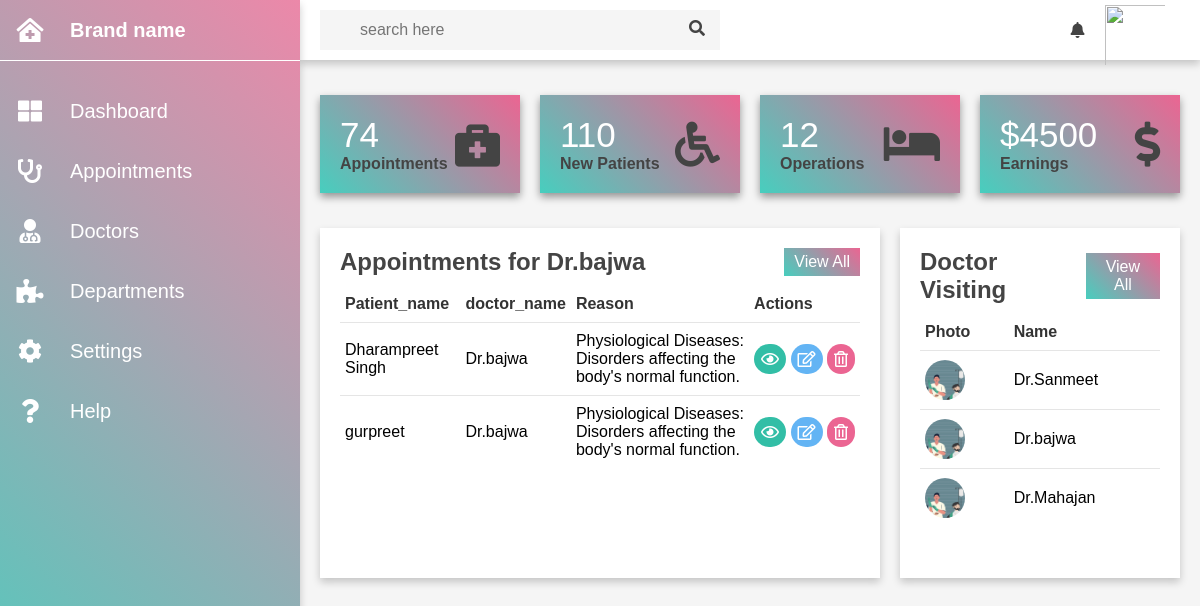
Screenshot of /dashboard (signed in) with the database file from the repository.
### patient/models.py (models this page shows, shortened)
class Appointment(models.Model):
    docId = models.ForeignKey(Doctor, on_delete=models.CASCADE)
    userId = models.ForeignKey(User, on_delete=models.CASCADE)
    date = models.DateField()
    reason = models.TextField(max_length=550)
    age = models.IntegerField()
    name = models.TextField()
    gender = models.TextField()
    email = models.EmailField(max_length=254)
    phone_number = models.CharField(max_length=15)

### patient/views.py (the view)
# urls.py: path("dashboard", views.dashboard),
def dashboard(request):
    context = {
        "doctors" : [] , "appointments" : [],
        "name": request.user.username
    }
    all_doctors = Doctor.objects.all()
    for doctor in all_doctors:
        temp = {
            "name" : doctor.userId.username,
        }
        context["doctors"].append(temp)
    all_appointments = Appointment.objects.filter(docId__userId_id = request.user.id)
    for appointment in all_appointments:
        temp = {
            "doctor_name" : f"{appointment.docId.userId.username}",
            "date": appointment.date,
            "reason": appointment.reason,
            "patient_name": appointment.name,
            "patient_age" : appointment.age,
            "patient_gender" : appointment.gender,
            "patient_email" : appointment.email,
            "patient_phone" : appointment.phone_number
        }
        context['appointments'].append(temp)
    return render(request, "dashboard.html", context)

### patient/templates/dashboard.html (shortened to what this page needs)
<!DOCTYPE html>
{% load static %}
<html lang="en">
<head>
    <link rel="stylesheet" href="{% static 'patient\dashboard.css' %}">
    <link rel="stylesheet" href="https://use.fontawesome.com/releases/v5.15.4/css/all.css"/>
</head>
<body>
    <div class="container">
        <div class="sidebar">
            <ul>
                <li>
                    <a href="#">
                        <i class="fas fa-clinic-medical"></i>
                        <div class="title">Brand name</div>
                    </a>
                </li>
                <li>
                    <a href="#">
                        <i class="fas fa-th-large"></i>
                        <div class="title">Dashboard</div>
                    </a>
                </li>
                <li>
                    <a href="Appointments">
                        <i class="fas fa-stethoscope"></i>
                        <div class="title">Appointments</div>
                    </a>
                </li>
                <li>
                    <a href="#">
                        <i class="fas fa-user-md"></i>
                        <div class="title">Doctors</div>
                    </a>
                </li>
                <li>
                    <a href="#">
                        <i class="fas fa-puzzle-piece"></i>
                        <div class="title">Departments</div>
                    </a>
                </li>
                <li>
                    <a href="#">
                        <i class="fas fa-cog"></i>
                        <div class="title">Settings</div>
                    </a>
                </li>
                <li>
                    <a href="#">
                        <i class="fas fa-question"></i>
                        <div class="title">Help</div>
                    </a>
                </li>
            </ul>
        </div>
        <div class="main">
            <div class="top-bar">
                <div class="search">
                    <input type="text" name="search" placeholder="search here">
                    <label for="search"><i class="fas fa-search"></i></label>
                </div>
                <i class="fas fa-bell"></i>
                <div class="user">
                    <img src="https://img.freepik.com/free-photo/smiling-doctor-with-strethoscope-isolated-grey_651396-974.jpg?uid=R187124700&ga=GA1.1.1760214304.1739288877&semt=ais_hybrid">
                </div>
            </div>
            <div class="cards">
                <div class="card">
                    <div class="card-content">
                        <div class="number">74</div>
                        <div class="card-name">Appointments</div>
                    </div>
                    <div class="icon-box">
                        <i class="fas fa-briefcase-medical"></i>
                    </div>
                </div>
                <div class="card">
                    <div class="card-content">
                        <div class="number">110</div>
                        <div class="card-name">New Patients</div>
                    </div>
                    <div class="icon-box">
                        <i class="fas fa-wheelchair"></i>
                    </div>
                </div>
                <div class="card">
                    <div class="card-content">
                        <div class="number">12</div>
                        <div class="card-name">Operations</div>
                    </div>
                    <div class="icon-box">
                        <i class="fas fa-bed"></i>
                    </div>
                </div>
                <div class="card">
                    <div class="card-content">
                        <div class="number">$4500</div>
                        <div class="card-name">Earnings</div>
                    </div>
                    <div class="icon-box">
                        <i class="fas fa-dollar-sign"></i>
                    </div>
                </div>
            </div>
            <div class="tables">
                <div class="last-appointments">
                    <div class="heading">
                        <h2>Appointments for {{ name }}</h2>
                        <a href="#" class="btn">View All</a>
                    </div>
                    <table class="appointments">
                        <thead>
                            <td>Patient_name</td>
                            <td>doctor_name</td>
                            <td>Reason</td>
                            <td>Actions</td>
                        </thead>
                        <tbody>
                        {% for appointment in appointments %}
                            <tr>
                                <td>{{appointment.patient_name}}</td>
                                <td>{{appointment.doctor_name}}</td>
                                <td>{{appointment.reason}}</td>
                                <td>
                                    <i class="far fa-eye"></i>
                                    <i class="far fa-edit"></i>
                                    <i class="far fa-trash-alt"></i>
                                </td>
                            </tr>
                        {% endfor %}
                        </tbody>
                    </table>
                </div>
                <div class="doctor-visiting">
                    <div class="heading">
                        <h2>Doctor Visiting</h2>
                        <a href="#" class="btn">View All</a>
                    </div>
                    <table class="visiting">
                        <thead>
                            <td>Photo</td>
                            <td>Name</td>
                        </thead>
                        <tbody>
                            {% for doctor in doctors %}
                            <tr>
                                <td>
                                    <div class="img-box-small">
                                        <img src="{% static 'patient/namevisit1.png' %}">
                                    </div>
                                </td>
                                <td>{{ doctor.name}}</td>
                            </tr>
                            {% endfor %}
                        </tbody>
                    </table>
                </div>
            </div>
        </div>
    </div>
</body>
</html>

### patient/static/patient/dashboard.css (style rules this page uses)
* { margin: 0; padding: 0; box-sizing: border-box; font-family: 'Poppins', sans-serif; }
body { overflow-x: hidden; }
.container { position: relative; width: 100%; }
.sidebar { position: fixed; width: 300px; height: 100%; background: linear-gradient(45deg, #47cebe, #ec88a9); overflow-x: hidden; box-shadow: 0 4px 8px 0 rgba(0,0, 0, 0.2); z-index: 2; }
.sidebar ul li { width: 100%; list-style: none; }
.sidebar ul li:first-child { line-height: 60px; margin-bottom: 20px; font-weight: 600; border-bottom: 1px solid #fff; }
.sidebar ul li a { width: 100%; text-decoration: none; color: #fff; height: 60px; display: flex; align-items: center; }
.sidebar ul li a i { min-width: 60px; font-size: 24px; text-align: center; }
.sidebar .title { padding: 0 10px; font-size: 20px; }
.main { position: absolute; width: calc(100% - 300px); min-height: 100vh; left: 300px; background: #f5f5f5; }
.top-bar { position: fixed; height: 60px; width: calc(100% - 300px); background: #fff; display: grid; grid-template-columns: 10fr 0.4fr 1fr; grid-gap: 5px; align-items: center; color: #444; padding: 0 20px; box-shadow: 0 4px 8px 0 rgba(0, 0, 0, 0.2); z-index: 1; }
.top-bar .search { position: relative; max-width: 400px; }
.search input { width: 100%; min-width: 128px; height: 40px; padding: 0 40px; font-size: 16px; outline: none; border: none; background: #f5f5f5; }
.search i { position: absolute; right: 15px; top: 10px; cursor: pointer; }
.user { position: relative; width: 50px; height: 50px; }
img { position: absolute; width: 120%; height: 120%; top: 0; left: 0; object-fit: cover; }
.cards { margin-top: 60px; width: 100%; padding: 35px 20px; display: grid; grid-template-columns: repeat(4, 1fr); grid-gap: 20px; }
.cards .card { background: linear-gradient(45deg, #47cebe, #eb6592); padding: 20px; display: flex; align-items: center; justify-content: space-between; box-shadow: 0 4px 8px 0 rgba(0, 0, 0, 0.4); }
.number { font-size: 35px; font-weight: 500; color: #fff; }
.card-name { color: #444; font-weight: 600; }
.icon-box i { font-size: 45px; color: #444; }
.tables { width: 100%; display: grid; grid-template-columns: 2fr 1fr; grid-gap: 20px; align-items: self-start; padding: 0 20px 20px 20px; }
.img-box-small { position: relative; width: 40px; height: 40px; border-radius: 50%; overflow: hidden; }
.last-appointments { min-height: 350px; background: #fff; padding: 20px; box-shadow: 0 4px 8px 0 rgba(0, 0, 0, 0.2); }
.doctor-visiting { min-height: 350px; background: #fff; padding: 20px; box-shadow: 0 4px 8px 0 rgba(0, 0, 0, 0.2); }
.heading { display: flex; align-items: center; justify-content: space-between; color: #444; }
.btn { padding: 5px 10px; background: linear-gradient(45deg, #47cebe, #eb6592); color: #fff; text-decoration: none; text-align: center; }
table { margin-top: 10px; width: 100%; border-collapse: collapse; }
thead td { font-weight: 800; color: #333; }
table tr { border-bottom: 1px solid rgba(0, 0, 0, 0.1); }
table tbody tr:last-child { border-bottom: none; }
td { padding: 9px 5px; }
td i { padding: 7px; color: #fff; border-radius: 50px; }
.last-appointments table tbody td:last-child { white-space: nowrap; }
.fa-eye { background: #32bea6; }
.fa-edit { background: #63b4f4; }
.fa-trash-alt { background: #eb6592; }

### rows the page displays
Appointment: patient_name "Dharampreet Singh", reason "Physiological Diseases: Disorders affecting the body's normal function."
Appointment: patient_name "gurpreet", reason "Physiological Diseases: Disorders affecting the body's normal function."

### other values shown
{{ name }} "Dr.bajwa"
{{ appointment.doctor_name }} "Dr.bajwa" "Dr.bajwa"
{{ doctor.name }} "Dr.Sanmeet" "Dr.bajwa" "Dr.Mahajan"
